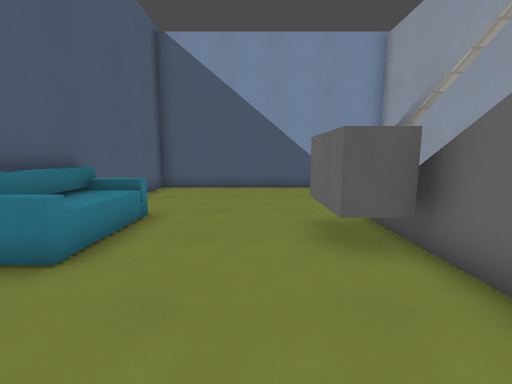
[1] (above)

12 first-person views from a walk through a level from a Godot 3-D game. The camera is 1.3 m above the floor, tilts 8° down and sees 90° across. The floor is counted in squares, 0.9 m on a side. Each view is taken from the middle of a square. On the plan, view 1 faces up. The plan holds only what a view shows up to about 13 squares ahead; the rest is blank. The place goes on beyond the plan. Surface patterns are stand-ins for the level's own textures.

[2]
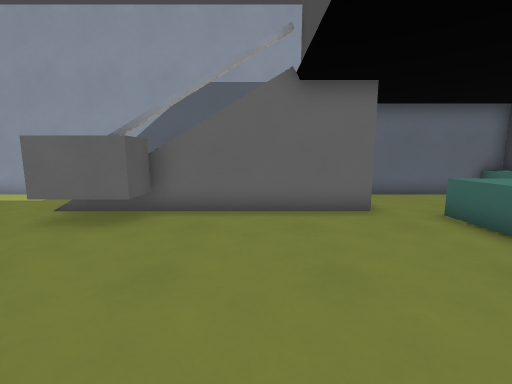

[3]
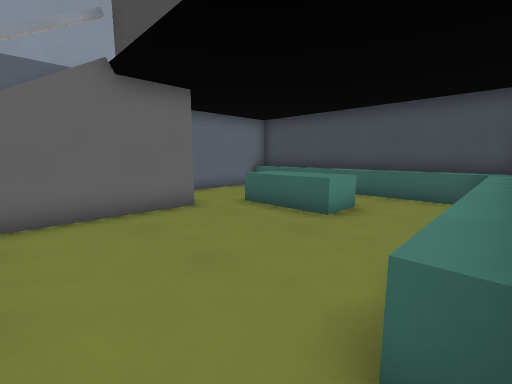

[4]
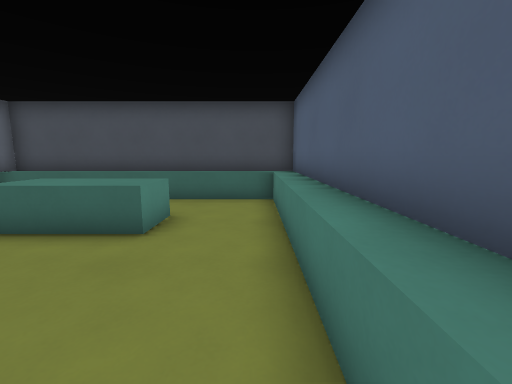

[5]
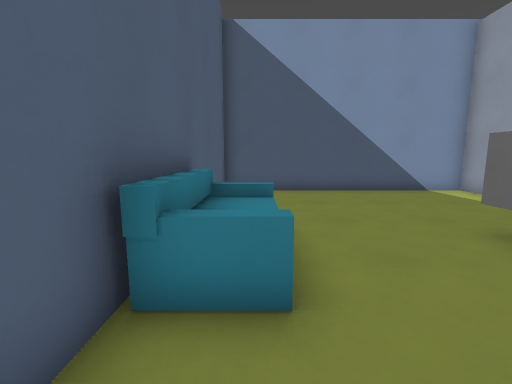

[6]
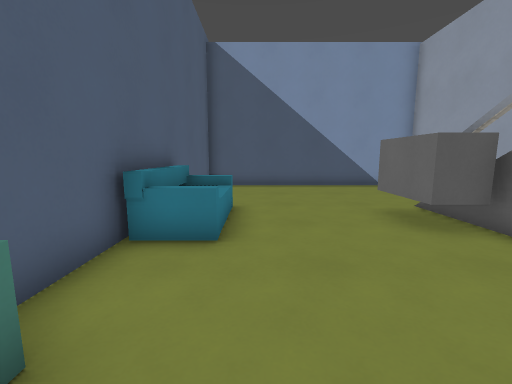

[7]
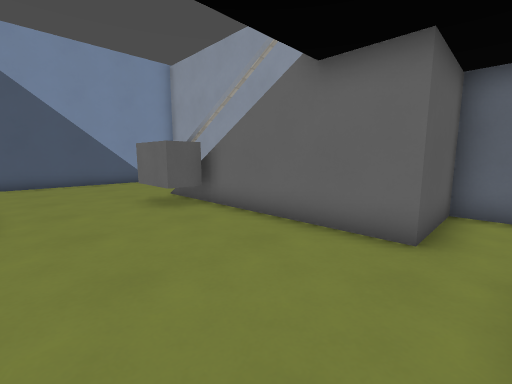

[8]
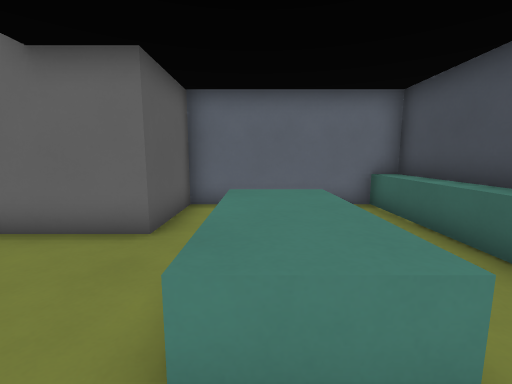

[9]
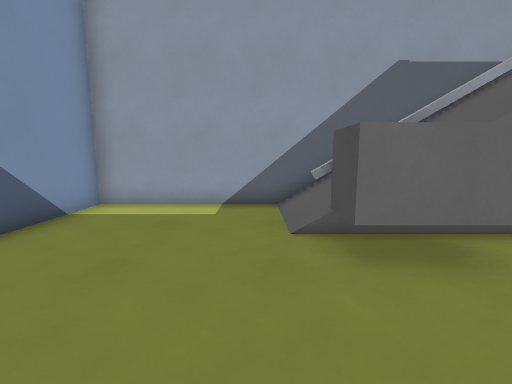

[10]
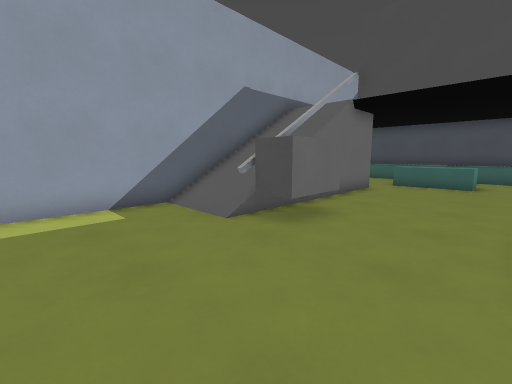

[11]
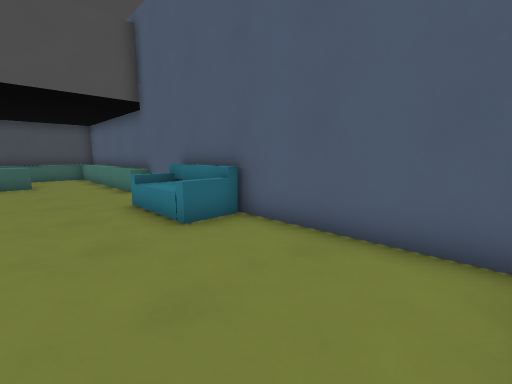

[12]
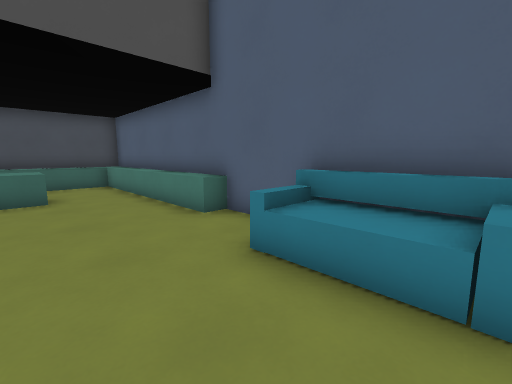

### Floor plan
Key: @ floor where view 1 was taken; # wall or solid block; . floor; / step, stairs or slope; D closed door; = window, fence, low wall or low ledge; ^ raised ledge.
Columns run from 5 left of view 1 to 6 right of it. Each row starts with its distance up from view 1.
 12 ############
 11 #..........#
 10 #..........#
  9 #..........#
  8 #..........#
  7 #..........#
  6  ^^.....///#
  5  ^^...#=///#
  4  ^^...##///#
  3  ^^.....///#
  2 #.......///#
  1 #.......///#
  0  ^...@..#  #
 -1  ^......###
 -2  ^......####
 -3  ^.........#
 -4  ^..^^^^...#
 -5  ^..^^^^ ..#
 -6  ^....    .#
 -7  ^.....D...#
 -8  ^####D##DD#

Where each view was taken, in squares from view 1:
view 1: 0 up, 0 right, facing up
view 2: 1 up, 4 left, facing right
view 3: 2 up, 4 left, facing down-right
view 4: 1 up, 3 left, facing down
view 5: 1 up, 3 left, facing up
view 6: 1 down, 2 left, facing up
view 7: 3 down, 2 left, facing up-right
view 8: 4 down, 2 left, facing right
view 9: 7 up, 2 left, facing right
view 10: 10 up, 2 left, facing down-right
view 11: 11 up, 0 right, facing down-left
view 12: 6 up, 0 right, facing down-left
